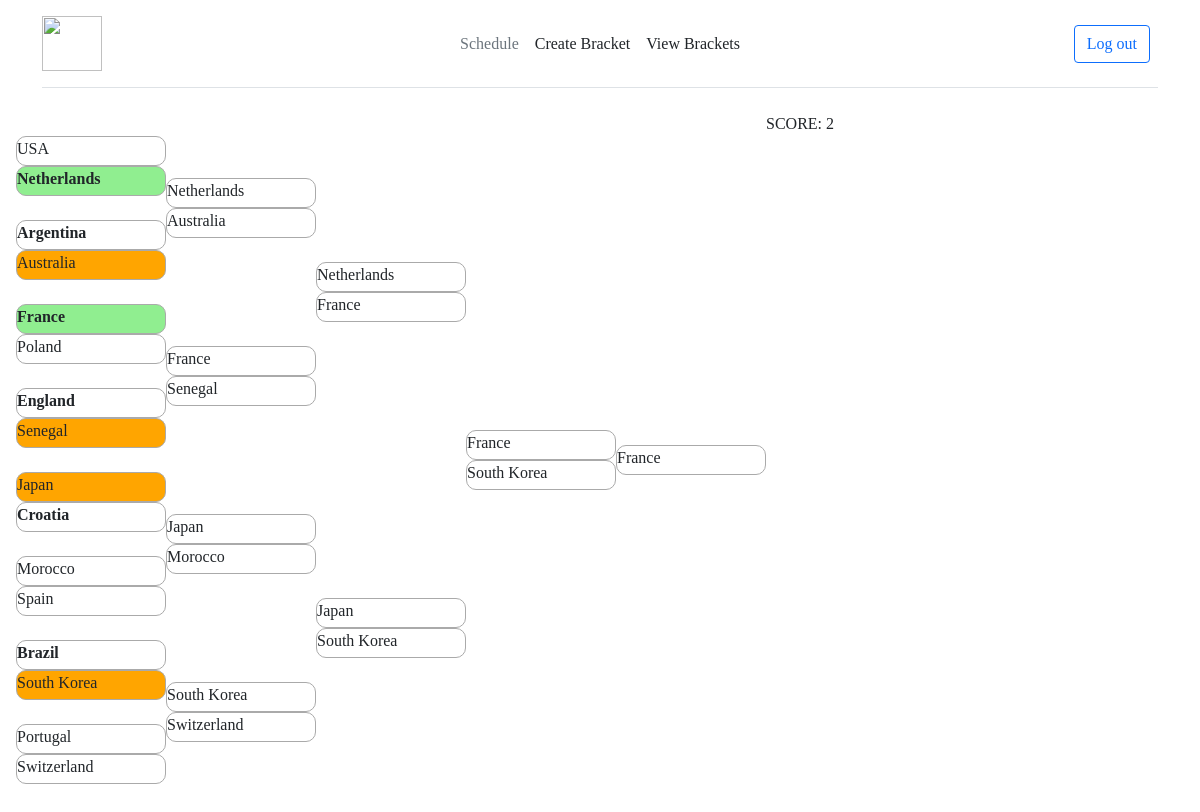
The page /view-bracket/ (signed in) on the database its author committed.
### app.py (models this page shows, shortened)
class Team(db.Model):
    __tablename__ = 'Teams'
    id = id = db.Column(db.Integer, primary_key=True)
    alpha_2 = db.Column(db.Unicode, nullable=False)
    alpha_3 = db.Column(db.Unicode, nullable=False)
    name = db.Column(db.Unicode, nullable=False)
    official_name = db.Column(db.Unicode, nullable=False)
    primary_colors = db.Column(db.Unicode, nullable=False)
    secondary_colors = db.Column(db.Unicode, nullable=False)
    home_team = db.relationship('Match', backref='home_team', foreign_keys="Match.home_id")
    away_team = db.relationship('Match', backref='away_team', foreign_keys="Match.away_id")

### app.py (the view)
@app.get('/view-bracket/')
@login_required
def get_view_bracket():
    user_score, bracket = update_user_scores(current_user)
    print(bracket)
    return render_template("view_bracket.html", current_user=current_user, bracket=bracket, score=user_score)

### app.py (called while the page is built)
@app.login_manager.user_loader
def load_user(uid):
    return User.query.get(int(uid))

    def __str__(self):
        return f"Match({self.home_id} vs {self.away_id})"

### templates/view_bracket.html (shortened to what this page needs)
{% extends "base.html" %}
{% block head %}
{{super()}}
<link href="{{ url_for('static', filename='bracket.css') }}" rel="stylesheet">
{% endblock head %}
{% block main %}
{% if bracket %}
    <main id="tournament" class="containers">
<ul class="round round-1">
    <li class="spacer">&nbsp;</li>
    {% for i in range(0,8) %}
    {% set round = 1 %}
    {% set team = 'home_team' if loop.index%2 == 1 else 'away_team' %}
    {% set home_team = bracket[i*2] %}
    {% set away_team = bracket[i*2+1] %}
    <li id="round{{round}}_{{loop.index}}_home_team-li" class="game game-top {{'winner' if home_team.get('won') else ''}} {{'correct' if home_team.get('correct') else ''}} {{'incorrect' if home_team.get('correct') == False else ''}}">
        {{home_team.team_name}}
    </li>
    <li id="round{{round}}_{{loop.index}}_away_team-li" class="game game-bottom {{'winner' if away_team.get('won') else ''}} {{'correct' if away_team.get('correct') else ''}} {{'incorrect' if away_team.get('correct') == False else ''}}">
        {{away_team.team_name}}
    </li>
    <li class="spacer">&nbsp;</li>
    {% endfor %}
</ul>
<ul class="round round-2">
    <li class="spacer">&nbsp;</li>
    {% for i in range(0,4) %}
    {% set round = 2 %}
    {% set winner = 'home_team' if i%2 == 1 else 'away_team' %}
    {% set home_team = bracket[16+i*2] %}
    {% set away_team = bracket[16+i*2+1] %}
    <li id="round{{round}}_{{loop.index}}_home_team-li" class="game game-top {{'winner' if home_team.get('won') else ''}} ">
        {{home_team.team_name}}
    </li>
    <li id="round{{round}}_{{loop.index}}_away_team-li" class="game game-bottom {{'winner' if away_team.get('won') else ''}}">
        {{away_team.team_name}}
    </li>
    <li class="spacer">&nbsp;</li>
    {% endfor %}
</ul>
<ul class="round round-3">
    <li class="spacer">&nbsp;</li>
    {% for i in range(0,2) %}
    {% set round = 3 %}
    {% set team = 'home_team' if i%2 == 1 else 'away_team' %}
    {% set home_team = bracket[24+i*2] %}
    {% set away_team = bracket[24+i*2+1] %}
    <li id="round{{round}}_{{loop.index}}_home_team-li" class="game game-top {{'winner' if home_team.get('correct') else ''}}">
        {{home_team.team_name}}
    </li>
    <li id="round{{round}}_{{loop.index}}_away_team-li" class="game game-bottom {{'winner' if away_team.get('correct') else ''}}">
        {{away_team.team_name}}
    </li>
    <li class="spacer">&nbsp;</li>
    {% endfor %}
</ul>
<ul class="round round-4">
    {% for i in range(0,1) %}
    {% set round = 4 %}
    {% set team = 'home_team' if i%2 == 1 else 'away_team' %}
    {% set home_team = bracket[28+i*2] %}
    {% set away_team = bracket[28+i*2+1] %}
    <li id="round{{round}}_{{loop.index}}_home_team-li" class="game game-top {{'winner' if home_team.get('correct') else ''}}">
        {{home_team.team_name}}
    </li>
    <li id="round{{round}}_{{loop.index}}_away_team-li" class="game game-bottom {{'winner' if away_team.get('correct') else ''}}">
        {{away_team.team_name}}
    </li>
    {% endfor %}
</ul>
<ul class="round round-5">
    <li class="spacer">&nbsp;</li>
    {% set round = 5 %}
    {% set home_team = bracket[30] %}
    <li id="round{{round}}_0_home_team-li" class="game game-top {{'winner' if home_team.get('correct') else ''}}">
        {{home_team.team_name}}
    </li>
    <li class="spacer">&nbsp;</li>
</ul>
<span> SCORE: {{score}}</span>
</main>
{% else %}
<h1>No brackets yet! Go make one!</h1>
{% endif %}
{% endblock main %}

### static/headers.css (style rules this page uses)
body { font-family:'Candara'; }

### static/bracket.css (style rules this page uses)
main { display:flex; flex-direction:row; padding-left: 1em; }
.round { display:flex; flex-direction:column; justify-content:center; width:150px; list-style:none; padding:0; }
.round .spacer { flex-grow:1; }
.round .spacer:first-child, .round .spacer:last-child { flex-grow:.5; }
li.game { border-radius: 15; }
li.game.winner { font-weight:bold; }
li.game.correct { background-color: lightgreen; }
li.game.incorrect { background-color: orange; }
li.game-top { border:1px solid #aaa; border-radius: 10px; height: 30px; }
li.game-bottom { border:1px solid #aaa; border-radius: 10px; height: 30px; }

### rows shown on the page
Team: team_name "USA", team_name "Netherlands"
Team: team_name "Argentina", team_name "Australia"
Team: team_name "France", team_name "Poland", team_name "South Korea"
Team: team_name "England", team_name "Senegal"
Team: team_name "Japan", team_name "Croatia"
Team: team_name "Brazil", team_name "South Korea"

### other values the page prints
{{ home_team.team_name }} "Morocco" "Portugal"
{{ away_team.team_name }} "Spain" "Switzerland"
{{ home_team.team_name }} "Netherlands" "France" "Japan" "South Korea"
{{ away_team.team_name }} "Australia" "Senegal" "Morocco" "Switzerland"
{{ home_team.team_name }} "Netherlands" "Japan"
{{ away_team.team_name }} "France" "South Korea"
{{ score }} "2"
